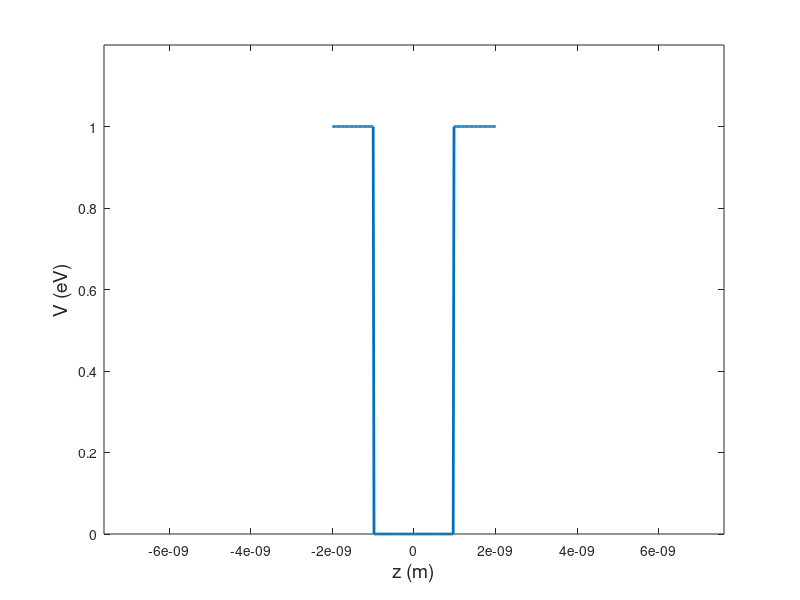
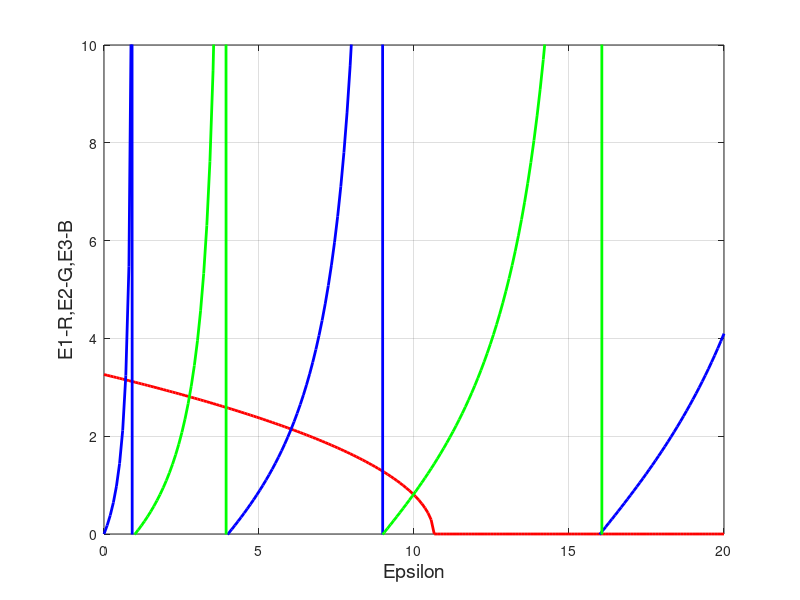
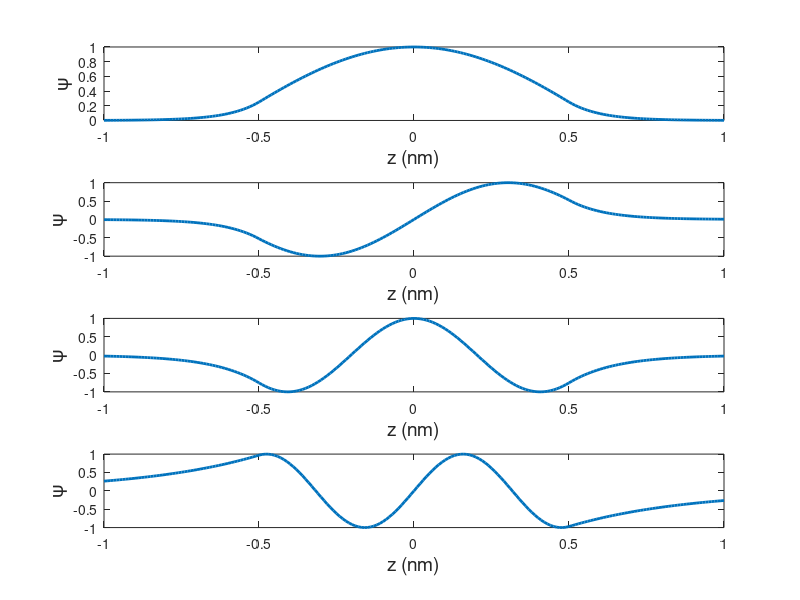

Source code (MATLAB) for these figures, in order:
%%%%%%%%%%%%%% Schrodinger Eqaution for 1D finite potential well %%%%%%%%%%%%%% %%%%%%%%%%%%%%%%
clc
close all
clear all

h=6.62606896E-34;               %% Planck constant [J.s]
hbar=h/(2*pi);
q=1.602176487e-19;              %% electron charge [C]
m=9.10938188E-31;

Lz=1e-9; %9nm
N=200;  %200 Samples
Vo=1;   %1eV
V=zeros(1,N+1);
z=linspace(-2*Lz,2*Lz,N+1);
%%%%%%%%%%%%%%%%Definig the potential function%%%%%%%%%%%%%%
V(1,1:N/4+1)=Vo;
V(1,3*(N/4):N+1) = Vo;
figure(1)
%subplot(2,1,l)
plot(z,V,'linewidth',2)
axis([-2*Lz 2*Lz 0 Vo+0.2])
xlabel('z (m)','fontSize',14);
ylabel('V (eV)','fontSize',14);
%-(h^2/2m)d2Psi/dz2 + V(z).Psi=E.Psi
%Applying Schrodinger's equation to diffrent regions of the well

%Psi =G*exp(K*z)                 , -100<z<-50
%Psi =A*sin(k*z) + B*cos(k*z	 , -50 <z<50
%Psi =F*exp(K*z)                 ,  50 <z<100    

%Using Boundary conditions for the above three equations we can simplify the system
%According to the nature of A,B,G and F coefficients, we will have symmetric and antisymmetric solutions 
%tan(k*2Lz/2)=K/k if F=G
%-cot(k*2Lz/2)=K/k if F=-G
Vo=Vo*q;
Einf=((hbar^2)*pi*pi)/(2*m*(2*Lz)^2) % First Energy level of the infinite well
vo = Vo/Einf
Epsilon =linspace(0,20,200);%0:0.01:15;

%For the Symmetric solutions we ahve
%(Epsilon^0.5)*tan((pi/2)*(Epsilon^0.5)) = (vo -Epsilon)^0.5 

%For the Antiymmetric solutions we ahve
%-(Epsilon^0.5)*cot((pi/2)*(Epsilon^0.5)) = (vo -Epsilon)^0.5

% For each eqation We need to find the intersections left side curves with the right side curve
E1=(vo -Epsilon).^0.5;
E2=(Epsilon.^0.5).*tan((pi/2)*(Epsilon.^0.5));
E3=-(Epsilon.^0.5).*cot((pi/2)*(Epsilon.^0.5));
E4=Epsilon;

figure(2)
plot(Epsilon,E1,'r','linewidth',2);
hold
plot(Epsilon,E2,'b','linewidth',2);
plot(Epsilon,E3,'g','linewidth',2);
axis([0 20 0 10]);
xlabel('Epsilon','fontSize',14);
ylabel('E1-R,E2-G,E3-B','fontSize',14);
grid on
%Here we find that there are four points in the plot are intersecting
%Two of them are symmetric and other two are antisymmetric

even_index_intersection= find(abs(E1-E2)<=0.1);
odd_index_intersection= find(abs(E1-E3) <=0.18);

even_x_val=Epsilon(even_index_intersection)
odd_x_val=Epsilon(odd_index_intersection)
xval=sort([even_x_val,odd_x_val]);
a=size(xval,2);
xval=xval(1:a-1)
%define coefficients for wave functions
A=1;
psi=zeros(1,201);
figure(3)
z=z/(2*Lz);
for i=1:a-1;
    e0=xval(i);
    Cl= cos(pi*(e0^0.5)*0.5)/exp(-pi*((vo-e0)^0.5)*0.5);
    Sl= sin(pi*(e0^0.5)*0.5)/exp(-pi*((vo-e0)^0.5)*0.5);
    if mod(i+1,2)==0
        psi(1:N/4+1)=A*Cl*exp(pi*((vo-e0)^0.5).*z(1:(N/4)+1));
        psi(N/4+1:3*(N/4)+1)=A*cos(pi*((e0)^0.5).*z(N/4+1:3*(N/4)+1));
        psi(3*(N/4)+1:N+1)=A*Cl*exp(-pi*((vo-e0)^0.5).*z(3*(N/4)+1:N+1));
    else
        psi(1:N/4+1)=-A*Sl*exp(pi*((vo-e0)^0.5).*z(1:(N/4)+1));
        psi(N/4+1:3*(N/4)+1)=A*sin(pi*((e0)^0.5).*z(N/4+1:3*(N/4)+1));
        psi(3*(N/4)+1:N+1)=A*Sl*exp(-pi*((vo-e0)^0.5).*z(3*(N/4)+1:N+1));
    end
    subplot(4,1,i)
    %plot(z,V,'linewidth',2)
    %hold on
    plot(z,psi,'linewidth',2)
    xlabel('z (nm)','fontSize',14);
    ylabel('\psi','fontSize',14);
end